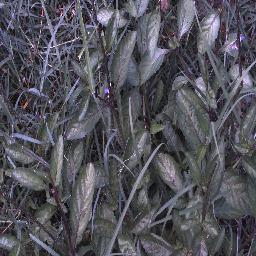
#> input picture dataset_v2/sources/deepweeds_raw/images/20170210-131147-0.jpg, 256 x 256 px, given as the content of the folder dataset/authentic, which was not available
$ python detector_sweep.py   (older library calls are emulated)
#> lines starting #> are read from the running program, lines starting #| are printed output that depends on the picture; pictures that were not available may be replaced by others from this repository, and a replacement may not be noted
#> in main, bgr is the input picture: shape (256, 256, 3); mean B, G, R 91.4, 82.7, 83.6
### backend/forensic/copy_move.py
"""Copy-move detection via keypoint self-matching with geometric verification.

The detector looks for groups of matched keypoints inside the *same* image whose
displacement is geometrically consistent, which is the signature of a region that
was duplicated. Descriptor similarity alone is never treated as proof: matches must
survive a ratio test, a spatial-separation filter, shift-vector clustering and a
RANSAC affine verification.
"""
from __future__ import annotations

from typing import Any, Optional

import cv2
import numpy as np

from backend.forensic.common import (
    DetectorResult,
    blank_heatmap,
    boxes_from_points,
    gaussian_blobs,
)

MIN_KEYPOINTS = 40
RATIO_TEST = 0.65
MIN_SPATIAL_SEPARATION_FRACTION = 0.05
SHIFT_CLUSTER_TOLERANCE = 12.0
MIN_CLUSTER_SIZE = 4
MIN_INLIERS = 8
# A duplicated region is spatially compact; naturally repeated texture matches
# spread over most of the frame.
MAX_CLUSTER_SPREAD_FRACTION = 0.35


def _detector() -> tuple[Any, str]:
    if hasattr(cv2, "SIFT_create"):
        try:
            # A low contrast threshold keeps enough keypoints in smooth crop scenes.
            return cv2.SIFT_create(nfeatures=6000, contrastThreshold=0.006, edgeThreshold=12), "SIFT"
        except cv2.error:  # pragma: no cover - build dependent
            pass
    return cv2.ORB_create(nfeatures=6000), "ORB"


# [20 lines left out: function _cluster_by_shift, not called in this run]


def detect(gray: np.ndarray) -> DetectorResult:
    h, w = gray.shape[:2]
    heatmap = blank_heatmap(gray.shape[:2])
    detector, algo = _detector()

    try:
        keypoints, descriptors = detector.detectAndCompute(gray, None)
#> keypoints = 1097 keypoints; strongest (x, y, size): (80, 57, 1.9), (102, 34, 2.1), (104, 17, 8.2), (52, 44, 2)
    except cv2.error as exc:  # pragma: no cover - defensive
        return DetectorResult(
            name="copy_move",
            status="not_applicable",
            score=0.0,
            heatmap=heatmap,
            explanation=f"Keypoint extraction failed ({exc}).",
            metrics={"algorithm": algo},
        )

    metrics: dict[str, Any] = {
        "algorithm": algo,
        "keypoint_count": 0 if descriptors is None else len(keypoints),
        "candidate_match_count": 0,
        "verified_match_count": 0,
        "inlier_ratio": 0.0,
        "cluster_count": 0,
        "region_area_fraction": 0.0,
        "region_separation_px": 0.0,
    }
#> metrics = {'algorithm': 'SIFT', 'keypoint_count': 1097, 'candidate_match_count': 0, 'verified_match_count': 0, 'inlier_ratio': 0, 'cluster_count': 0, 'region_area_fraction': 0, 'region_separation_px': 0}

    if descriptors is None or len(keypoints) < MIN_KEYPOINTS:
        return DetectorResult(
            name="copy_move",
            status="insufficient_evidence",
            score=0.0,
            heatmap=heatmap,
            explanation=(
                "Too few reliable keypoints were found for copy-move analysis "
                f"({metrics['keypoint_count']} found, {MIN_KEYPOINTS} required). "
                "This often happens with blurred, very smooth or low-resolution images."
            ),
            metrics=metrics,
        )

    desc = descriptors.astype(np.float32)
    coords = np.array([kp.pt for kp in keypoints], dtype=np.float32)
#> coords = 1097 pairs, first value 2.69 to 252.5, second value 2.61 to 253.1
    min_sep = MIN_SPATIAL_SEPARATION_FRACTION * float(np.hypot(w, h))

    index = cv2.BFMatcher(cv2.NORM_L2)
    knn = index.knnMatch(desc, desc, k=min(10, len(desc)))
#> knn = 1097 matches

    pairs: list[tuple[float, float, float, float]] = []
    for matches in knn:
        filtered = [
            m for m in matches
            if m.trainIdx != m.queryIdx
            and np.linalg.norm(coords[m.queryIdx] - coords[m.trainIdx]) > min_sep
        ]
        if len(filtered) < 2:
            continue
        best, second = filtered[0], filtered[1]
        if second.distance <= 1e-6 or best.distance / second.distance > RATIO_TEST:
            continue
        p, q = coords[best.queryIdx], coords[best.trainIdx]
        pairs.append((float(p[0]), float(p[1]), float(q[0]), float(q[1])))
#> this loop made 1097 passes
#> filtered on passes 1 to 3: 9 matches, 8 matches, 8 matches
#> after the loop, pairs = []

    metrics["candidate_match_count"] = len(pairs)
    if len(pairs) < MIN_CLUSTER_SIZE:
        return DetectorResult(
            name="copy_move",
            status="not_detected",
            score=0.0,
            heatmap=heatmap,
            explanation="No duplicated-region candidates survived descriptor ratio filtering.",
            metrics=metrics,
        )

    pair_array = np.array(pairs, dtype=np.float32)
    clusters = _cluster_by_shift(pair_array)
    metrics["cluster_count"] = len(clusters)
    if not clusters:
        return DetectorResult(
            name="copy_move",
            status="not_detected",
            score=0.0,
            heatmap=heatmap,
            explanation=(
                "Candidate matches were scattered with inconsistent displacements, which is "
                "typical of naturally repeated texture rather than a duplicated region."
            ),
            metrics=metrics,
        )

    verified_points: list[np.ndarray] = []
    verified_regions: list[dict] = []
    total_inliers = 0
    rejected_spread = 0
    separations: list[float] = []

    for cluster in clusters:
        src = np.ascontiguousarray(cluster[:, 0:2], dtype=np.float32)
        dst = np.ascontiguousarray(cluster[:, 2:4], dtype=np.float32)
        if len(cluster) < MIN_CLUSTER_SIZE:
            continue
        model, inliers = cv2.estimateAffinePartial2D(
            src.reshape(-1, 1, 2), dst.reshape(-1, 1, 2),
            method=cv2.RANSAC, ransacReprojThreshold=4.0, maxIters=3000,
        )
        if model is None or inliers is None:
            continue
        mask = inliers.ravel().astype(bool)
        if int(mask.sum()) < MIN_INLIERS:
            continue
        src_in, dst_in = src[mask], dst[mask]
        diag = float(np.hypot(w, h))
        spread = max(
            float(np.hypot(*(src_in.max(axis=0) - src_in.min(axis=0)))),
            float(np.hypot(*(dst_in.max(axis=0) - dst_in.min(axis=0)))),
        ) / diag
        if spread > MAX_CLUSTER_SPREAD_FRACTION:
            rejected_spread += 1
            continue
        total_inliers += int(mask.sum())
        verified_points.append(np.vstack([src_in, dst_in]))
        separations.append(float(np.median(np.linalg.norm(dst_in - src_in, axis=1))))

    metrics["verified_match_count"] = total_inliers
    metrics["clusters_rejected_as_repeated_texture"] = rejected_spread
    metrics["inlier_ratio"] = (
        total_inliers / float(len(pair_array)) if len(pair_array) else 0.0
    )
    metrics["region_separation_px"] = float(np.mean(separations)) if separations else 0.0

    if total_inliers < MIN_INLIERS:
        return DetectorResult(
            name="copy_move",
            status="not_detected",
            score=0.0,
            heatmap=heatmap,
            explanation=(
                "Candidate matches failed geometric verification or were spread across the "
                "whole frame, which is the signature of naturally repeated texture rather than "
                "a duplicated region."
                if rejected_spread
                else "Candidate matches failed geometric verification, so no duplicated region "
                "is supported by the evidence."
            ),
            metrics=metrics,
        )

    points = np.vstack(verified_points)
    heatmap = gaussian_blobs(gray.shape[:2], points, sigma=max(8.0, min(h, w) * 0.02))
    verified_regions = boxes_from_points(points, gray.shape[:2])
    region_area = sum(r["area_fraction"] for r in verified_regions)
    metrics["region_area_fraction"] = float(min(1.0, region_area))
    metrics["region_count"] = len(verified_regions)

    # Score grows with verified evidence but saturates; it is never a fraud verdict.
    score = float(
        np.clip(
            0.45 * np.tanh(total_inliers / 25.0)
            + 0.35 * np.clip(metrics["inlier_ratio"] / 0.5, 0, 1)
            + 0.20 * np.clip(metrics["region_area_fraction"] / 0.15, 0, 1),
            0,
            1,
        )
    )
    return DetectorResult(
        name="copy_move",
        status="detected",
        score=score,
        heatmap=heatmap,
        regions=verified_regions,
        explanation=(
            f"{total_inliers} geometrically consistent duplicate-region matches were verified "
            f"across {len(verified_regions)} region(s). Duplicated content can also occur in "
            "naturally repetitive scenes, so the location should be inspected visually."
        ),
        metrics=metrics,
    )

### backend/forensic/local_anomaly.py
"""Patch-based local image-processing inconsistency detector.

The module answers one narrow question: does some region behave differently from
the rest of the image, and from its own neighbourhood, in terms of noise,
high-frequency energy and chroma noise? It does not claim that a difference
proves splicing.
"""
from __future__ import annotations

import cv2
import numpy as np
from scipy.ndimage import median_filter, uniform_filter

from backend.forensic.common import (
    DetectorResult,
    blank_heatmap,
    normalize_map,
    regions_from_mask,
)

PATCH = 64
STRIDE = 32
MIN_PATCHES = 24
ANOMALY_Z = 3.5
NEIGHBOURHOOD = 7


def _patch_features(patch_gray: np.ndarray, patch_bgr: np.ndarray) -> np.ndarray:
    """Content-normalised patch statistics.

    Raw noise or sharpness mostly measure what the scene contains. Ratios of noise
    and high-frequency energy to the local texture level describe how the pixels
    were processed, which is what this detector compares across the image.
    """
    g = patch_gray.astype(np.float32)
    residual = g - cv2.medianBlur(patch_gray, 3).astype(np.float32)
    gx = cv2.Sobel(g, cv2.CV_32F, 1, 0, ksize=3)
    gy = cv2.Sobel(g, cv2.CV_32F, 0, 1, ksize=3)
    texture = float(np.mean(np.abs(gx) + np.abs(gy)))
    noise_ratio = float(residual.std()) / (texture + 1.0)
    dct = cv2.dct(g / 255.0)
    total = float(np.abs(dct).sum()) + 1e-6
    high = float(np.abs(dct[patch_gray.shape[0] // 2:, patch_gray.shape[1] // 2:]).sum())
    lab = cv2.cvtColor(patch_bgr, cv2.COLOR_BGR2LAB).astype(np.float32)
    chroma = lab[..., 1:]
    chroma_noise = float((chroma - cv2.GaussianBlur(chroma, (0, 0), 1.5)).std())
    # Content pasted from a differently compressed source carries a different 8x8
    # JPEG block signature than its surroundings.
    dh = np.abs(np.diff(g, axis=1))
    dv = np.abs(np.diff(g, axis=0))
    on = dh[:, 7::8].mean() + dv[7::8, :].mean()
    off = dh.mean() + dv.mean() + 1e-6
    blockiness = float(on / off)
    return np.array(
        [
            noise_ratio,
            high / total,
            chroma_noise / (texture + 1.0),
            blockiness,
            float(np.log1p(texture)),
        ],
        dtype=np.float32,
    )


N_FEATURES = 5


def _global_scale(flat: np.ndarray) -> tuple[np.ndarray, np.ndarray]:
    median = np.median(flat, axis=0)
    mad = np.median(np.abs(flat - median), axis=0) * 1.4826
    # A floor keeps a near-zero spread in one statistic from producing enormous
    # z-scores for ordinary patches.
    scale = np.maximum(mad, 0.03 * np.abs(median) + 1e-6)
    return median, scale


def _neighbourhood_z(grid: np.ndarray, floor: np.ndarray) -> np.ndarray:
    """Robust z of every grid cell against its spatial neighbourhood.

    Scene structure (sky, horizon, shadow) varies smoothly, so comparing a patch
    with its neighbours suppresses differences that are merely scene layout.
    """
    out = np.zeros_like(grid)
    for k in range(grid.shape[2]):
        plane = grid[..., k]
        med = median_filter(plane, size=NEIGHBOURHOOD, mode="nearest")
        mad = median_filter(np.abs(plane - med), size=NEIGHBOURHOOD, mode="nearest") * 1.4826
        out[..., k] = (plane - med) / np.maximum(mad, floor[k])
    return out


def detect(bgr: np.ndarray) -> DetectorResult:
    gray = cv2.cvtColor(bgr, cv2.COLOR_BGR2GRAY)
    h, w = gray.shape
    heatmap = blank_heatmap((h, w))
    metrics: dict = {
        "patch_size": PATCH,
        "patch_count": 0,
        "anomalous_patch_fraction": 0.0,
        "max_anomaly": 0.0,
        "mean_anomaly": 0.0,
    }

    if h < PATCH * 2 or w < PATCH * 2:
        return DetectorResult(
            name="local_anomaly",
            status="insufficient_evidence",
            score=0.0,
            heatmap=heatmap,
            explanation="Image is too small for reliable patch-based comparison.",
            metrics=metrics,
        )

    ys = list(range(0, h - PATCH + 1, STRIDE))
    xs = list(range(0, w - PATCH + 1, STRIDE))
    feats = np.zeros((len(ys), len(xs), N_FEATURES), dtype=np.float32)
    for iy, y in enumerate(ys):
        for ix, x in enumerate(xs):
            feats[iy, ix] = _patch_features(
                gray[y:y + PATCH, x:x + PATCH], bgr[y:y + PATCH, x:x + PATCH]
            )
#> this loop made 7 passes
#> pass 1, in _patch_features, `residual = g - cv2.medianBlur(patch_gray, 3).astype(np.float32)`:
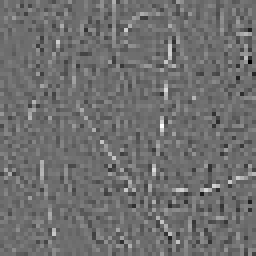
#> residual: shape (64, 64) float32 (shown 4 times larger); min -141, max 183, mean 0.5; drawn with min black and max white
#> pass 1, in _patch_features, `gx = cv2.Sobel(g, cv2.CV_32F, 1, 0, ksize=3)`:
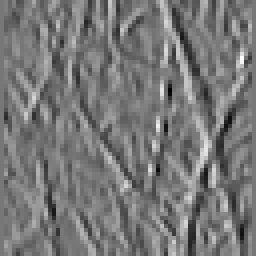
#> gx: shape (64, 64) float32 (shown 4 times larger); min -628, max 709, mean 1.6; drawn with min black and max white
#> pass 1, in _patch_features, `gy = cv2.Sobel(g, cv2.CV_32F, 0, 1, ksize=3)`:
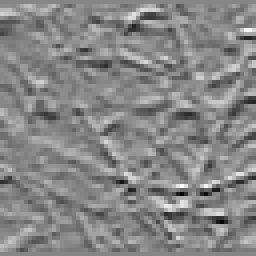
#> gy: shape (64, 64) float32 (shown 4 times larger); min -591, max 528, mean 0.1; drawn with min black and max white

    metrics["patch_count"] = int(feats.shape[0] * feats.shape[1])
    if metrics["patch_count"] < MIN_PATCHES or len(ys) < 3 or len(xs) < 3:
        return DetectorResult(
            name="local_anomaly",
            status="insufficient_evidence",
            score=0.0,
            heatmap=heatmap,
            explanation=(
                f"Only {metrics['patch_count']} analysable patches were available; at least "
                f"{MIN_PATCHES} are required for robust statistics."
            ),
            metrics=metrics,
        )

    flat = feats.reshape(-1, feats.shape[2])
#> flat = 49 rows, first 6: [0.119, 0.14, 0.00583, 1.04, 5.33], [0.116, 0.142, 0.00553, 1.05, 5.45], [0.112, 0.14, 0.00573, 0.989, 5.33], [0.098, 0.118, 0.00559, 0.964, 5.11], [0.104, 0.118, 0.00568, 1.05, 5], [0.102, 0.118, 0.00589, 0.938, 5.05]
    median, scale = _global_scale(flat)
#> in _global_scale, `median = np.median(flat, axis=0)`: median = [0.101, 0.118, 0.00595, 1.01, 4.97]
#> in _global_scale, `mad = np.median(np.abs(flat - median), axis=0) * 1.4826`: mad = [0.0114, 0.0209, 0.000428, 0.058, 0.127]
#> in _global_scale, `scale = np.maximum(mad, 0.03 * np.abs(median) + 1e-6)`: scale = [0.0114, 0.0209, 0.000428, 0.058, 0.149]
#> median = [0.101, 0.118, 0.00595, 1.01, 4.97]; scale = [0.0114, 0.0209, 0.000428, 0.058, 0.149]
    z_global = np.abs((feats - median) / scale)
    z_local = np.abs(_neighbourhood_z(feats, scale * 0.5))
    # A patch counts as anomalous only when it stands out from the whole image *and*
    # from its own surroundings, which removes most scene-structure false positives.
    z = np.minimum(z_global, z_local)
    # The texture level itself is scene content: it only qualifies the other signals.
    per_patch = z[..., : N_FEATURES - 1].max(axis=2)
    # Manipulated content covers a contiguous area, so an isolated outlier patch is
    # not evidence: average each patch with its immediate neighbours.
    patch_scores = uniform_filter(per_patch, size=3, mode="nearest")
    texture = feats[..., N_FEATURES - 1]
    patch_scores[texture < np.percentile(texture, 5)] *= 0.5

    accum = blank_heatmap((h, w))
    weight = blank_heatmap((h, w))
    for iy, y in enumerate(ys):
        for ix, x in enumerate(xs):
            accum[y:y + PATCH, x:x + PATCH] += float(patch_scores[iy, ix])
            weight[y:y + PATCH, x:x + PATCH] += 1.0
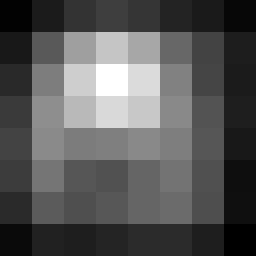
#> accum: shape (256, 256) float32; min 0.668, max 12.61, mean 4.74; drawn with min black and max white
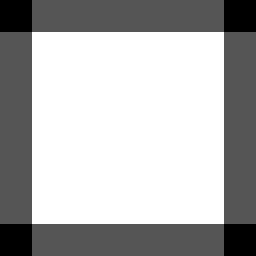
#> weight: shape (256, 256) float32; min 1, max 4, mean 3.06; drawn with min black and max white
    weight[weight == 0] = 1.0
    dense = accum / weight
    smooth = cv2.GaussianBlur(dense, (0, 0), sigmaX=max(4.0, PATCH / 8.0))
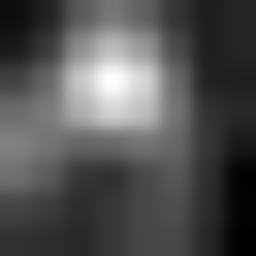
#> smooth: shape (256, 256) float32; min 0.668, max 3.11, mean 1.46; drawn with min black and max white

    anomalous = patch_scores >= ANOMALY_Z
    metrics.update(
        {
            "anomalous_patch_fraction": float(anomalous.mean()),
            "max_anomaly": float(patch_scores.max()),
            "mean_anomaly": float(patch_scores.mean()),
            "p95_anomaly": float(np.percentile(patch_scores, 95)),
            "anomalous_patch_count": int(anomalous.sum()),
        }
    )

    mask = (smooth >= ANOMALY_Z).astype(np.uint8)
    regions = regions_from_mask(mask)
    heatmap = normalize_map(np.clip(smooth / max(ANOMALY_Z * 1.5, 1e-6), 0, 1))

    fraction = metrics["anomalous_patch_fraction"]
    if metrics["max_anomaly"] < ANOMALY_Z:
        status = "not_detected"
        explanation = (
            "Local noise, high-frequency and colour statistics are consistent across the image."
        )
    elif fraction > 0.35:
        # Nearly everything flagged means the statistics are unstable, not localised.
        status = "insufficient_evidence"
        explanation = (
            "Patch statistics vary widely across the whole image, which typically indicates "
            "a globally noisy, heavily processed or low-quality photo rather than a localised "
            "inconsistency."
        )
    else:
        status = "detected"
        explanation = (
            f"{metrics['anomalous_patch_count']} of {metrics['patch_count']} patches "
            f"({fraction * 100:.1f}%) differ both from the image-wide distribution and from "
            f"their immediate neighbourhood (max robust z = {metrics['max_anomaly']:.1f}). "
            "Local processing differences can also be produced by selective smartphone "
            "enhancement."
        )

    score = float(
        np.clip(
            0.6 * np.clip((metrics["max_anomaly"] - ANOMALY_Z) / 6.0, 0, 1)
            + 0.4 * np.clip(fraction / 0.08, 0, 1),
            0,
            1,
        )
    )
    if status == "not_detected":
        score = 0.0

    return DetectorResult(
        name="local_anomaly",
        status=status,
        score=score,
        heatmap=heatmap,
        regions=regions if status == "detected" else [],
        explanation=explanation,
        metrics=metrics,
    )

### backend/forensic/common.py
"""Shared structures and helpers for the forensic detectors."""
from __future__ import annotations

from dataclasses import dataclass, field
from typing import Any, Optional

import cv2
import numpy as np

STATUSES = ("detected", "not_detected", "insufficient_evidence", "not_applicable")


@dataclass
class DetectorResult:
    name: str
    status: str
    score: float
    heatmap: Optional[np.ndarray] = None
    regions: list[dict] = field(default_factory=list)
    explanation: str = ""
    metrics: dict[str, Any] = field(default_factory=dict)
    error: Optional[str] = None

    def __post_init__(self) -> None:
        if self.status not in STATUSES:
            raise ValueError(f"invalid detector status: {self.status}")

    # [30 lines left out: functions score_available, to_dict, _jsonable, not called in this run]


def blank_heatmap(shape: tuple[int, int]) -> np.ndarray:
    return np.zeros(shape, dtype=np.float32)


def normalize_map(heatmap: np.ndarray) -> np.ndarray:
    peak = float(heatmap.max()) if heatmap.size else 0.0
    if peak <= 1e-8:
        return np.zeros_like(heatmap, dtype=np.float32)
    return (heatmap / peak).astype(np.float32)


# [57 lines left out: functions gaussian_blobs, boxes_from_points, not called in this run]


def regions_from_mask(mask: np.ndarray, min_area_fraction: float = 0.002) -> list[dict]:
#> called with min_area_fraction = 0.002
    binary = (mask > 0).astype(np.uint8)
    num, labels, stats, _ = cv2.connectedComponentsWithStats(binary, connectivity=8)
#> num = 1; stats = [[0, 0, 256, 256, 65536]]
    h, w = mask.shape[:2]
    regions = []
    for i in range(1, num):
        x, y, bw, bh, area = stats[i]
        if area / float(w * h) < min_area_fraction:
            continue
        regions.append(
            {
                "x": int(x),
                "y": int(y),
                "width": int(bw),
                "height": int(bh),
                "point_count": int(area),
                "area_fraction": round(float(area) / float(w * h), 5),
            }
        )
#> after the loop, regions = []
    regions.sort(key=lambda r: r["area_fraction"], reverse=True)
    return regions[:6]

### scripts/detector_sweep.py
"""Quick detector behaviour sweep over the synthetic demo dataset.

Reports, per dataset category, how often each detector fires. Synthetic data only:
this is a development aid, not a validation result.
"""
from __future__ import annotations

import argparse
import glob
import os
import sys
from collections import defaultdict

import cv2

sys.path.insert(0, os.path.dirname(os.path.dirname(os.path.abspath(__file__))))

from backend.forensic import copy_move, local_anomaly  # noqa: E402

CATEGORIES = [
    "authentic",
    "natural_variants",
    "hard_cases",
    "copy_move",
    "splicing",
    "manipulated_recompressed",
]


def main() -> None:
    parser = argparse.ArgumentParser()
    parser.add_argument("--limit", type=int, default=24)
    args = parser.parse_args()

    stats: dict[str, dict[str, int]] = defaultdict(lambda: defaultdict(int))
    for category in CATEGORIES:
        for path in sorted(glob.glob(f"dataset/{category}/*"))[: args.limit]:
            bgr = cv2.imread(path)
            if bgr is None:
                continue
            gray = cv2.cvtColor(bgr, cv2.COLOR_BGR2GRAY)
            stats[category]["n"] += 1
            stats[category][f"cm_{copy_move.detect(gray).status}"] += 1
            stats[category][f"la_{local_anomaly.detect(bgr).status}"] += 1
#> in normalize_map, `peak = float(heatmap.max()) if heatmap.size else 0.0`: peak = 0.592
#> in normalize_map, `return (heatmap / peak).astype(np.float32)`:
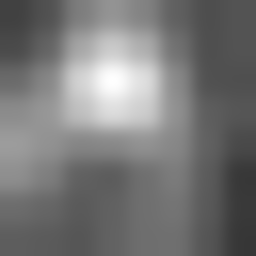
#> returned value: shape (256, 256) float32; min 0.215, max 1, mean 0.469
#> in detect, `fraction = metrics["anomalous_patch_fraction"]`: fraction = 0

    for category in CATEGORIES:
        row = stats[category]
        n = row.get("n", 0)
        if not n:
            continue
        print(f"{category:26s} n={n:3d} "
              f"cm_detected={row.get('cm_detected', 0):3d} "
              f"la_detected={row.get('la_detected', 0):3d} "
              f"la_insufficient={row.get('la_insufficient_evidence', 0):3d}")
#> this loop made 6 passes


if __name__ == "__main__":
    main()
